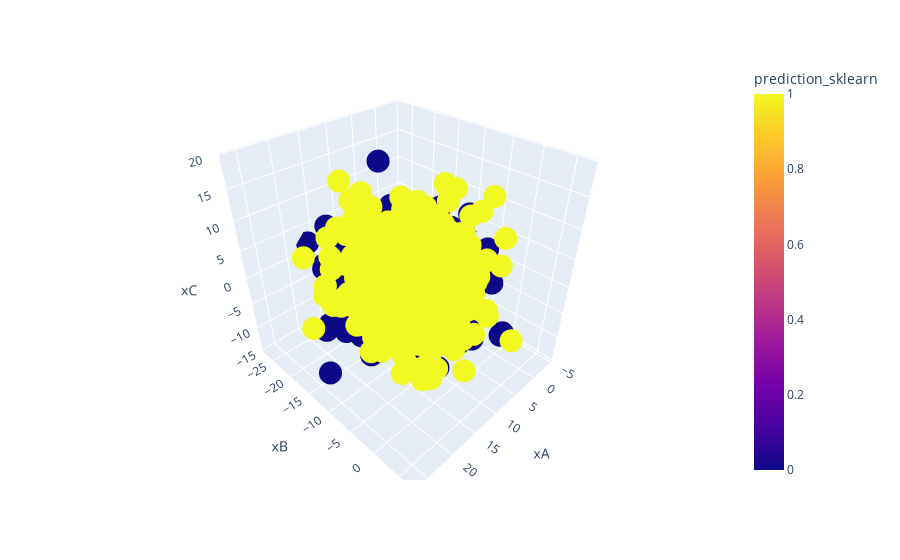

This figure's notebook cell:
### Markdown cell above
Comparing the matrices, it is clear that the Scikit-learn's LDA estimate a unique covariance matrix using the mean of every element in the original covariance matrices. 

*obs.: the argument `store_covariance=True` is required for retrieving the covariance*

### Code cell
#Extra: 3d visualization with Plotly
import plotly.express as px

fig = px.scatter_3d(data,
                    x='xA' , y='xB', z='xC', color='prediction_sklearn')
fig.show()

### Figure 1 — Plotly figure (JSON) as saved in the notebook; plotly's stock layout.template omitted (floating-point values rounded to 4 significant figures; data arrays with more than 128 entries replaced by an {"elided": "..."} marker saying what was removed)
{"data": [{"hovertemplate": "xA=%{x}<br>xB=%{y}<br>xC=%{z}<br>prediction_sklearn=%{marker.color}<extra></extra>", "legendgroup": "", "marker": {"color": {"elided": "1000 int values"}, "coloraxis": "coloraxis", "symbol": "circle"}, "mode": "markers", "name": "", "scene": "scene", "showlegend": false, "type": "scatter3d", "x": {"elided": "1000 float values"}, "y": {"elided": "1000 float values"}, "z": {"elided": "1000 float values"}}], "layout": {"autosize": true, "coloraxis": {"colorbar": {"title": {"text": "prediction_sklearn"}}, "colorscale": [[0, "#0d0887"], [0.1111, "#46039f"], [0.2222, "#7201a8"], [0.3333, "#9c179e"], [0.4444, "#bd3786"], [0.5556, "#d8576b"], [0.6667, "#ed7953"], [0.7778, "#fb9f3a"], [0.8889, "#fdca26"], [1, "#f0f921"]]}, "legend": {"tracegroupgap": 0}, "margin": {"t": 60}, "scene": {"aspectmode": "auto", "aspectratio": {"x": 0.9431, "y": 1.037, "z": 1.022}, "domain": {"x": [0, 1], "y": [0, 1]}, "xaxis": {"title": {"text": "xA"}, "type": "linear"}, "yaxis": {"title": {"text": "xB"}, "type": "linear"}, "zaxis": {"title": {"text": "xC"}, "type": "linear"}}}}
